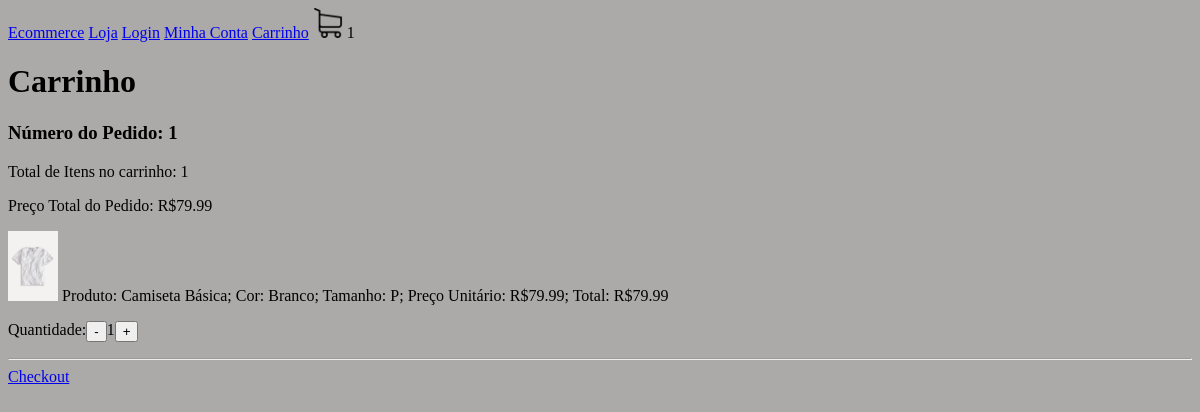
Page /carrinho/ (signed in) on the earlier database version.
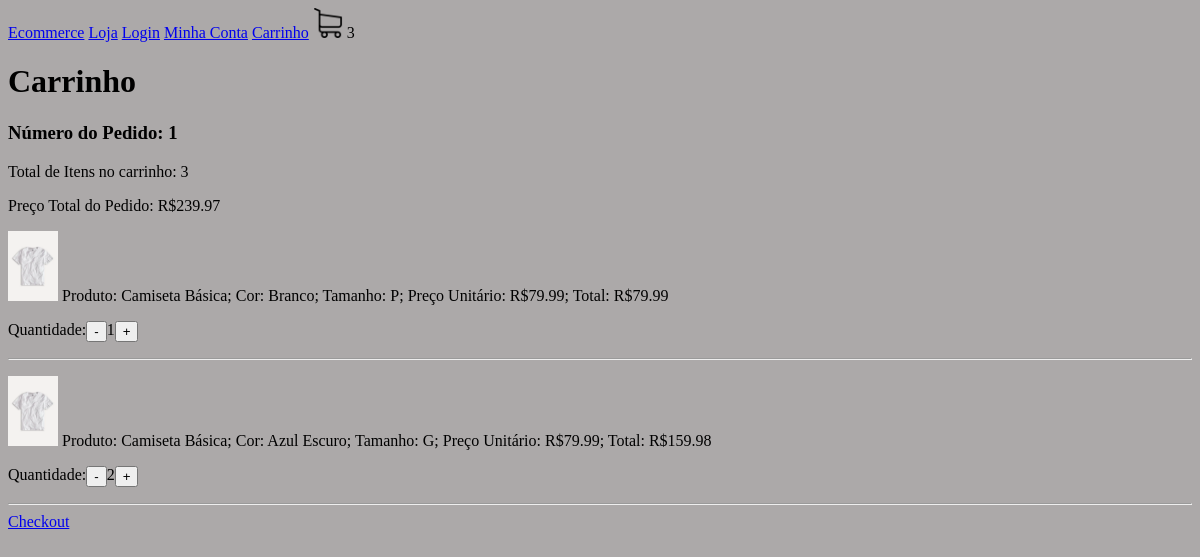
Same page on the later database version.
### loja/models.py (models this page shows, shortened)
class Pedido(models.Model):
    cliente = models.ForeignKey(Cliente, null=True, blank=True, on_delete=models.SET_NULL)
    finalizado = models.BooleanField(default=False)
    codigo_transacao = models.CharField(max_length=200, null=True, blank=True)
    endereco = models.ForeignKey(Endereco, null=True, blank=True, on_delete=models.SET_NULL)
    data_finalizacao = models.DateTimeField(null=True, blank=True)
    @property
    def quantidade_total(self):
        itens_pedido = ItensPedido.objects.filter(pedido__id=self.id)
        quantidade = sum([item.quantidade for item in itens_pedido])
        return quantidade
    @property
    def preco_total(self):
        itens_pedido = ItensPedido.objects.filter(pedido__id=self.id)
        preco = sum([item.preco_total for item in itens_pedido])
        return preco

class ItensPedido(models.Model):
    pedido = models.ForeignKey(Pedido, null=True, blank=True, on_delete=models.SET_NULL)
    item_estoque = models.ForeignKey(ItemEstoque, null=True, blank=True, on_delete=models.SET_NULL)
    quantidade = models.IntegerField(default=0)
    @property
    def preco_total(self):
        return self.quantidade * self.item_estoque.produto.preco

class ItemEstoque(models.Model):
    produto = models.ForeignKey(Produto, null=True, blank=True, on_delete=models.SET_NULL)
    cor = models.ForeignKey(Cor, null=True, blank=True, on_delete=models.SET_NULL)
    tamanho = models.CharField(max_length=200, null=True, blank=True)
    quantidade = models.IntegerField(default=0)

class Produto(models.Model):
    imagem = models.ImageField(null=True, blank=True)
    nome = models.CharField(max_length=200, null=True, blank=True)
    preco = models.DecimalField(max_digits=10, decimal_places=2)
    ativo = models.BooleanField(default=True)
    categoria = models.ForeignKey(Categoria, null=True, blank=True, on_delete=models.SET_NULL)
    tipo = models.ForeignKey(Tipo, null=True, blank=True, on_delete=models.SET_NULL)

class Cor(models.Model):
    nome = models.CharField(max_length=200, null=True, blank=True)
    codigo = models.CharField(max_length=200, null=True, blank=True)

### loja/views.py (the view)
# urls.py: path('carrinho/', carrinho, name="carrinho"),
def carrinho(request):
    if request.user.is_authenticated:
        cliente = request.user.cliente
    pedido, criado = Pedido.objects.get_or_create(cliente=cliente, finalizado=False)
    itens_pedido = ItensPedido.objects.filter(pedido=pedido)
    context = {"itens_pedido": itens_pedido, "pedido": pedido}
    return render(request, 'carrinho.html', context)

### loja/novos_context.py (called while the page is built)
def carrinho(request):
    quantidade_produtos_carrinho = 0
    if request.user.is_authenticated:
        cliente = request.user.cliente
    else:
        return {"quantidade_produtos_carrinho": quantidade_produtos_carrinho}
    pedido, criado = Pedido.objects.get_or_create(cliente=cliente, finalizado=False)
    itens_pedido = ItensPedido.objects.filter(pedido=pedido)
    for item in itens_pedido:
        quantidade_produtos_carrinho += item.quantidade
    return {"quantidade_produtos_carrinho": quantidade_produtos_carrinho}

### loja/templates/carrinho.html (shortened to what this page needs)
{% extends 'base.html' %}
{% load static %}
{% block body %}
<h1>Carrinho</h1>
<h3>Número do Pedido: {{ pedido.id }}</h3>
<p>Total de Itens no carrinho: {{ pedido.quantidade_total }}</p>
<p>Preço Total do Pedido: R${{ pedido.preco_total }}</p>
{% for item in itens_pedido %}
<p>
    <img src="{{ item.item_estoque.produto.imagem.url }}" width="50" height="70">
    Produto: {{ item.item_estoque.produto.nome }};
    Cor: {{ item.item_estoque.cor.nome }};
    Tamanho: {{ item.item_estoque.tamanho }};
    Preço Unitário: R${{ item.item_estoque.produto.preco }};
    Total: R${{ item.preco_total }}
    <div style="display: flex;">
    Quantidade:
    <form method="POST" action="{% url 'remover_carrinho' item.item_estoque.produto.id %}">
        <button type="submit">-</button>
    </form>
    {{ item.quantidade }}
    <form method="POST" action="{% url 'adicionar_carrinho' item.item_estoque.produto.id %}">
        <button type="submit">+</button>
    </form>
    </div>
</p>
<hr>
{% endfor %}
<a href="{% url 'checkout' %}">Checkout</a>
{% endblock %}

### loja/templates/base.html (shortened to what this page needs)
{% load static %}
<!DOCTYPE html>
<html lang="pt-br">
<head>
    <link rel="stylesheet" type="text/css" href="{% static 'css/main.css' %}">
    <link rel="stylesheet" href="https://cdnjs.cloudflare.com/ajax/libs/font-awesome/6.6.0/css/all.min.css" />
</head>
<body>
    {% include 'navbar.html' %}
    {% block body %}
    {% endblock %}
</body>
</html>

### loja/templates/navbar.html
{% load static %}
<nav>
    <a href="{% url 'homepage' %}">Ecommerce</a>
    <a href="{% url 'loja' %}">Loja</a>
    <a href="{% url 'login' %}">Login</a>
    <a href="{% url 'minha_conta' %}">Minha Conta</a>
    <a href="{% url 'carrinho' %}">Carrinho</a>
    <img src="{% static 'images/carrinho.png' %}" width="30" height="30">
    {{ quantidade_produtos_carrinho }}
</nav>

### static/css/main.css (style rules this page uses)
body { background-color: rgb(172, 169, 169); }

Differences in the rows shown:
computed for Pedido id 1: quantidade_total "1" → "3"; preco_total "79.99" → "239.97"
added ItensPedido: item_estoque.produto.imagem (picture), item_estoque.produto.nome "Camiseta Básica", item_estoque.cor.nome "Azul Escuro", item_estoque.tamanho "G", item_estoque.produto.preco "79.99", preco_total "159.98", quantidade "2"
Other differences:
{{ quantidade_produtos_carrinho }}: "1" → "3"
